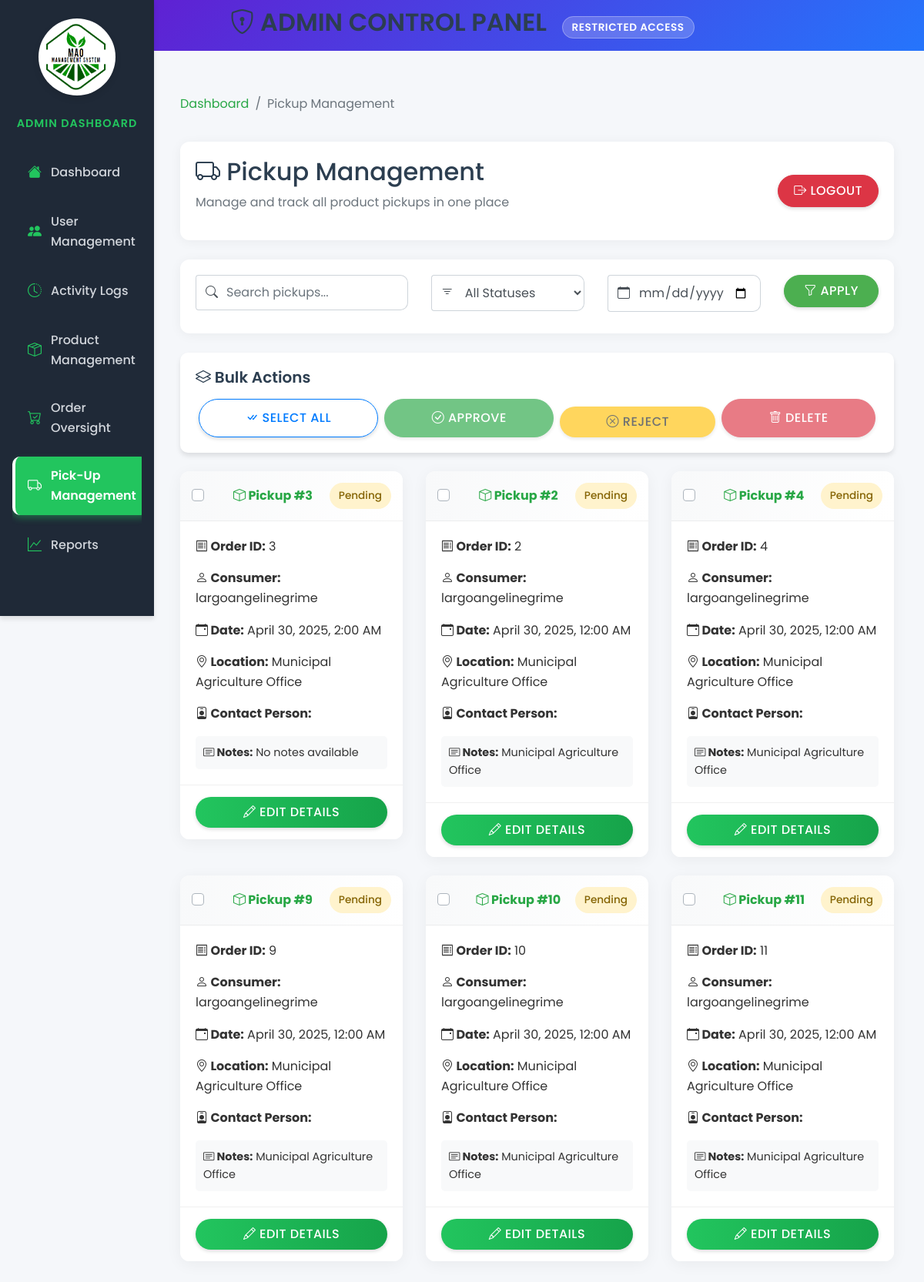
The app's page /views/admin/pickup-management.php?date=2025-04-30 00:00:00 (signed in) with its own data.
### tables this page shows
CREATE TABLE `pickups` (
  `pickup_id` int(11) NOT NULL,
  `order_id` int(11) NOT NULL,
  `payment_id` int(11) DEFAULT NULL,
  `pickup_status` enum('pending','processing','ready','completed','canceled') DEFAULT 'pending',
  `pickup_date` datetime DEFAULT NULL,
  `pickup_location` varchar(255) DEFAULT 'Municipal Agriculture Office',
  `pickup_notes` text DEFAULT NULL,
  `office_location` varchar(255) DEFAULT 'Municipal Agriculture Office',
  `contact_person` varchar(100) DEFAULT NULL
);

CREATE TABLE `orders` (
  `order_id` int(11) NOT NULL,
  `consumer_id` int(11) DEFAULT NULL,
  `order_status` enum('pending','processing','ready','completed','canceled') DEFAULT 'pending',
  `order_date` timestamp NOT NULL DEFAULT current_timestamp(),
  `pickup_details` text DEFAULT NULL
);

CREATE TABLE `users` (
  `user_id` int(11) NOT NULL,
  `username` varchar(50) NOT NULL,
  `password` varchar(255) NOT NULL,
  `email` varchar(100) NOT NULL,
  `role_id` int(11) DEFAULT NULL,
  `created_at` timestamp NOT NULL DEFAULT current_timestamp(),
  `updated_at` timestamp NOT NULL DEFAULT current_timestamp() ON UPDATE current_timestamp(),
  `first_name` varchar(100) NOT NULL,
  `last_name` varchar(100) NOT NULL,
  `contact_number` varchar(20) DEFAULT NULL,
  `address` text DEFAULT NULL
);

### views/admin/pickup-management.php (the view, shortened to what this page needs)
<?php
$database = new Database();
$conn = $database->connect();
$limit = 10;
$page = isset($_GET['page']) ? (int)$_GET['page'] : 1;
$offset = ($page - 1) * $limit;
$search = isset($_GET['search']) ? trim($_GET['search']) : '';
$dateFilter = isset($_GET['date']) ? $_GET['date'] : '';
$query = "SELECT
            p.pickup_id,
            o.order_id,
            c.username AS consumer_name,
            p.pickup_status,
            p.pickup_date,
            p.pickup_location,
            p.contact_person,
            p.pickup_notes
          FROM pickups AS p
          JOIN orders AS o ON p.order_id = o.order_id
          JOIN users AS c ON o.consumer_id = c.user_id";
$whereClauses = [];
$queryParams = [];
if (!empty($dateFilter)) {
    $whereClauses[] = "DATE(p.pickup_date) = :date";
    $queryParams[':date'] = $dateFilter;
}
if (!empty($whereClauses)) {
    $query .= " WHERE " . implode(" AND ", $whereClauses);
}
$query .= " ORDER BY p.pickup_date DESC LIMIT :limit OFFSET :offset";
$stmt = $conn->prepare($query);
$stmt->bindValue(':limit', $limit, PDO::PARAM_INT);
$stmt->bindValue(':offset', $offset, PDO::PARAM_INT);
if (!empty($queryParams)) {
    foreach ($queryParams as $param => $value) {
        $stmt->bindValue($param, $value, PDO::PARAM_STR);
    }
}
$stmt->execute();
$pickups = $stmt->fetchAll(PDO::FETCH_ASSOC);
?>
<!DOCTYPE html>
<html lang="en">
<head>
    <link href="https://stackpath.bootstrapcdn.com/bootstrap/4.5.2/css/bootstrap.min.css" rel="stylesheet">
    <link href="https://cdn.jsdelivr.net/npm/bootstrap-icons/font/bootstrap-icons.css" rel="stylesheet">
    <link rel="stylesheet" href="../../public/style/admin.css">
    <link rel="stylesheet" href="../../public/style/admin-sidebar.css">
    <link rel="stylesheet" href="../../public/style/pickup-management.css">
    <link rel="stylesheet" href="https://cdnjs.cloudflare.com/ajax/libs/bootstrap-datepicker/1.9.0/css/bootstrap-datepicker.min.css">
</head>
<body>
    <div class="admin-header text-center">
        <h2><i class="bi bi-shield-lock"></i> ADMIN CONTROL PANEL <span class="admin-badge">Restricted Access</span></h2>
    </div>
    <div class="container-fluid">
        <div class="row">
            <?php include '../../views/global/admin-sidebar.php'; ?>
            <main role="main" class="col-md-9 ml-sm-auto col-lg-10 px-4 py-4 pickup-management-page">
                <nav aria-label="breadcrumb">
                    <ol class="breadcrumb">
                        <li class="breadcrumb-item"><a href="admin-dashboard.php">Dashboard</a></li>
                        <li class="breadcrumb-item active" aria-current="page">Pickup Management</li>
                    </ol>
                </nav>
                <div class="page-header">
                    <div class="header-content">
                        <h1 class="h2"><i class="bi bi-truck"></i> Pickup Management</h1>
                        <p class="text-muted">Manage and track all product pickups in one place</p>
                    </div>
                    <form method="POST" onsubmit="return confirm('Are you sure you want to logout?');" class="logout-container">
                        <button type="submit" name="logout" class="btn btn-danger">
                            <i class="bi bi-box-arrow-right"></i> Logout
                        </button>
                    </form>
                </div>
                <div class="search-container">
                    <form method="GET" action="" class="row">
                        <div class="col-md-4 mb-2">
                            <div class="input-group">
                                <div class="input-group-prepend">
                                    <span class="input-group-text"><i class="bi bi-search"></i></span>
                                </div>
                                <input type="text" name="search" class="form-control" placeholder="Search pickups..." value="<?= htmlspecialchars($search) ?>">
                            </div>
                        </div>
                        <div class="col-md-3 mb-2">
                            <div class="input-group">
                                <div class="input-group-prepend">
                                    <span class="input-group-text"><i class="bi bi-filter"></i></span>
                                </div>
                                <select name="status" class="form-control">
                                    <option value="">All Statuses</option>
                                </select>
                            </div>
                        </div>
                        <div class="col-md-3 mb-2">
                            <div class="input-group">
                                <div class="input-group-prepend">
                                    <span class="input-group-text"><i class="bi bi-calendar"></i></span>
                                </div>
                                <input type="date" name="date" class="form-control" value="<?= htmlspecialchars($dateFilter) ?>">
                            </div>
                        </div>
                        <div class="col-md-2 mb-2">
                            <button type="submit" class="btn btn-success btn-block">
                                <i class="bi bi-funnel"></i> Apply
                            </button>
                        </div>
                    </form>
                </div>
                <div class="batch-actions-bar mb-3">
                    <div class="card">
                        <div class="card-body">
                            <h5 class="card-title mb-3"><i class="bi bi-layers"></i> Bulk Actions</h5>
                            <div class="d-flex flex-wrap justify-content-between">
                                <button type="button" id="selectAllBtn" class="btn btn-outline-primary flex-fill mx-1 mb-0">
                                    <i class="bi bi-check-all"></i> Select All
                                </button>
                                <button type="button" id="approveSelectedBtn" class="btn btn-success flex-fill mx-1 mb-0">
                                    <i class="bi bi-check-circle"></i> Approve
                                </button>
                                <button type="button" id="rejectSelectedBtn" class="btn btn-warning flex-fill mx-1 mb-0">
                                    <i class="bi bi-x-circle"></i> Reject
                                </button>
                                <button type="button" id="deleteSelectedBtn" class="btn btn-danger flex-fill mx-1 mb-0">
                                    <i class="bi bi-trash"></i> Delete
                                </button>
                            </div>
                        </div>
                    </div>
                </div>
                <?php if (count($pickups) > 0): ?>
                    <div class="row">
                        <?php foreach ($pickups as $pickup): ?>
                            <div class="col-md-6 col-lg-4">
                                <div class="card pickup-card mb-4">
                                    <div class="card-header d-flex justify-content-between align-items-center">
                                        <span class="font-weight-bold"><i class="bi bi-box"></i> Pickup #<?= htmlspecialchars($pickup['pickup_id']) ?></span>
                                        <span class="status-label status-<?= strtolower(str_replace(' ', '-', $pickup['pickup_status'])) ?>">
                                            <?= ucfirst(htmlspecialchars($pickup['pickup_status'])) ?>
                                        </span>
                                    </div>
                                    <div class="card-body">
                                        <p><strong><i class="bi bi-receipt"></i> Order ID:</strong> <?= htmlspecialchars($pickup['order_id']) ?></p>
                                        <p><strong><i class="bi bi-person"></i> Consumer:</strong> <?= htmlspecialchars($pickup['consumer_name']) ?></p>
                                        <p><strong><i class="bi bi-calendar-event"></i> Date:</strong> <?= htmlspecialchars(date("F j, Y, g:i A", strtotime($pickup['pickup_date']))) ?></p>
                                        <p><strong><i class="bi bi-geo-alt"></i> Location:</strong> <?= htmlspecialchars($pickup['pickup_location']) ?></p>
                                        <p>
                                            <strong><i class="bi bi-person-badge"></i> Contact Person:</strong>
                                        </p>
                                        <div class="pickup-notes">
                                            <strong><i class="bi bi-card-text"></i> Notes:</strong> <?= htmlspecialchars($pickup['pickup_notes'] ?: 'No notes available') ?>
                                        </div>
                                    </div>
                                    <div class="card-footer">
                                        <button type="button" class="btn btn-primary btn-block edit-pickup-btn"
                                                data-toggle="modal"
                                                data-target="#editPickupModal"
                                                data-pickup-id="<?= htmlspecialchars($pickup['pickup_id']) ?>"
                                                data-pickup-status="<?= htmlspecialchars($pickup['pickup_status']) ?>"
                                                data-pickup-date="<?= htmlspecialchars($pickup['pickup_date']) ?>"
                                                data-pickup-location="<?= htmlspecialchars($pickup['pickup_location']) ?>"
                                                data-contact-person="<?= htmlspecialchars($pickup['contact_person']) ?>"
                                                data-pickup-notes="<?= htmlspecialchars($pickup['pickup_notes']) ?>">
                                            <i class="bi bi-pencil"></i> Edit Details
                                        </button>
                                    </div>
                                </div>
                            </div>
                        <?php endforeach; ?>
                    </div>
                <?php endif; ?>
            </main>
        </div>
    </div>
</body>
</html>

### public/style/admin.css (style rules this page uses)
:root { --primary: #3f51b5; --secondary: #4caf50; --info: #2196f3; --warning: #ffc107; --danger: #f44336; --dark: #212121; --light: #f8f9fa; --shadow-sm: 0 2px 8px rgba(0, 0, 0, 0.06); --shadow-md: 0 5px 15px rgba(0, 0, 0, 0.07); --shadow-lg: 0 8px 25px rgba(0, 0, 0, 0.1); --transition: all 0.3s ease; --radius: 12px; --primary-color: #4caf50; --primary-dark: #3e8e41; --primary-light: #8bc34a; --secondary-color: #2196f3; --accent-color: #ff9800; --danger-color: #f44336; --warning-color: #ffeb3b; --success-color: #4caf50; --info-color: #2196f3; --dark-color: #343a40; --light-color: #f8f9fa; --gray-color: #6c757d; --light-gray: #e9ecef; --white-color: #ffffff; --shadow: 0 4px 6px rgba(0, 0, 0, 0.1); }
body { background-color: #f3f4f6; color: #475569; font-family: "Poppins", sans-serif; font-size: 16px; line-height: 1.6; margin: 0; padding: 0; overflow-x: hidden; background-color: #f5f7fa; color: #333; }
.btn-warning { background-color: #fbbf24; color: #fff; border: none; margin: 10px; }
.btn-primary { background: linear-gradient(to right, #22c55e, #16a34a); border: none; padding: 0.8rem 1.6rem; font-weight: 600; color: #ffffff; border-radius: 10px; transition: all 0.3s ease-in-out; }
.btn { border-radius: 50px; padding: 8px 20px; font-weight: 500; text-transform: uppercase; letter-spacing: 0.5px; transition: var(--transition); box-shadow: 0 2px 5px rgba(0, 0, 0, 0.15); }
.btn-primary { background-color: var(--primary-color); border-color: var(--primary-color); }
.btn-success { background-color: var(--success-color); border-color: var(--success-color); }
.btn-danger { background-color: var(--danger-color); border-color: var(--danger-color); }
.btn-warning { background-color: var(--warning-color); border-color: var(--warning-color); color: #212529; }
.container-fluid { padding: 20px 30px; }
h1, h2, h3, h4, h5, h6 { font-weight: 600; color: #2c3e50; }
.card { border: none; border-radius: var(--radius); box-shadow: var(--shadow); transition: var(--transition); margin-bottom: 24px; background-color: var(--white-color); }
.card-header { background: linear-gradient(135deg, var(--primary-color)); color: white; border-radius: var(--radius) var(--radius) 0 0 !important; padding: 15px 20px; font-weight: 500; border: none; }
.card-body { padding: 20px; }
.form-control { height: fit-content; border-radius: var(--radius); border: 1px solid #ced4da; padding: 10px 15px; transition: var(--transition); }
.breadcrumb { background-color: transparent; padding: 0.75rem 0; margin-bottom: 1rem; }
.breadcrumb-item a { color: var(--primary-color); text-decoration: none; transition: var(--transition); }
.breadcrumb-item.active { color: var(--gray-color); }

### public/style/admin-sidebar.css (style rules this page uses)
:root { --primary-color: #28a745; --primary-light: #e8f5e9; --sidebar-bg: #1f2937; --sidebar-hover: #16a34a; --sidebar-active: #22c55e; --sidebar-text: #d1d5db; --sidebar-icon: #22c55e; --transition: all 0.3s ease; --radius: 10px; --shadow-md: 0 4px 6px rgba(0, 0, 0, 0.1); }

### public/style/pickup-management.css (style rules this page uses)
:root { --primary-color: #28a745; --primary-light: #e8f5e9; --secondary-color: #007bff; --warning-color: #ffc107; --danger-color: #dc3545; --info-color: #17a2b8; --dark-color: #343a40; --light-color: #f8f9fa; --border-radius: 10px; --box-shadow: 0 4px 12px rgba(0, 0, 0, 0.1); --transition: all 0.3s ease; }
.breadcrumb { background-color: transparent; padding: 0.75rem 0; margin-bottom: 1.5rem; }
.breadcrumb-item a { color: var(--primary-color); text-decoration: none; transition: var(--transition); }
.search-container { background-color: white; border-radius: var(--border-radius); padding: 20px; margin-bottom: 25px; box-shadow: var(--box-shadow); }
.pickup-card { border: none; border-radius: var(--border-radius); box-shadow: var(--box-shadow); transition: var(--transition); overflow: hidden; }
.pickup-card .card-header { background-color: var(--primary-light); border-bottom: 2px solid var(--primary-color); font-weight: 600; color: var(--primary-color); }
.pickup-card .card-body { padding: 20px; }
.pickup-card .card-footer { background-color: white; border-top: 1px solid #f0f0f0; padding: 15px 20px; }
.status-label { padding: 6px 12px; border-radius: 20px; font-size: 0.85rem; font-weight: 500; }
.status-pending { background-color: #fff3cd; color: #856404; }
.pickup-notes { max-height: 80px; overflow-y: auto; margin-top: 10px; padding: 10px; background-color: #f8f9fa; border-radius: 5px; font-size: 0.9rem; }

### records on screen
pickups: pickup_id "3", pickup_status "Pending", order.order_id "3", users.username "largoangelinegrime", pickup_date "April 30, 2025, 2:00 AM", pickup_location "Municipal Agriculture Office", pickup_notes "No notes available"
pickups: pickup_id "2", pickup_status "Pending", order.order_id "2", users.username "largoangelinegrime", pickup_date "April 30, 2025, 12:00 AM", pickup_location "Municipal Agriculture Office", pickup_notes "Municipal Agriculture Office"
pickups: pickup_id "4", pickup_status "Pending", order.order_id "4", users.username "largoangelinegrime", pickup_date "April 30, 2025, 12:00 AM", pickup_location "Municipal Agriculture Office", pickup_notes "Municipal Agriculture Office"
pickups: pickup_id "9", pickup_status "Pending", order.order_id "9", users.username "largoangelinegrime", pickup_date "April 30, 2025, 12:00 AM", pickup_location "Municipal Agriculture Office", pickup_notes "Municipal Agriculture Office"
pickups: pickup_id "10", pickup_status "Pending", order.order_id "10", users.username "largoangelinegrime", pickup_date "April 30, 2025, 12:00 AM", pickup_location "Municipal Agriculture Office", pickup_notes "Municipal Agriculture Office"
pickups: pickup_id "11", pickup_status "Pending", order.order_id "11", users.username "largoangelinegrime", pickup_date "April 30, 2025, 12:00 AM", pickup_location "Municipal Agriculture Office", pickup_notes "Municipal Agriculture Office"
